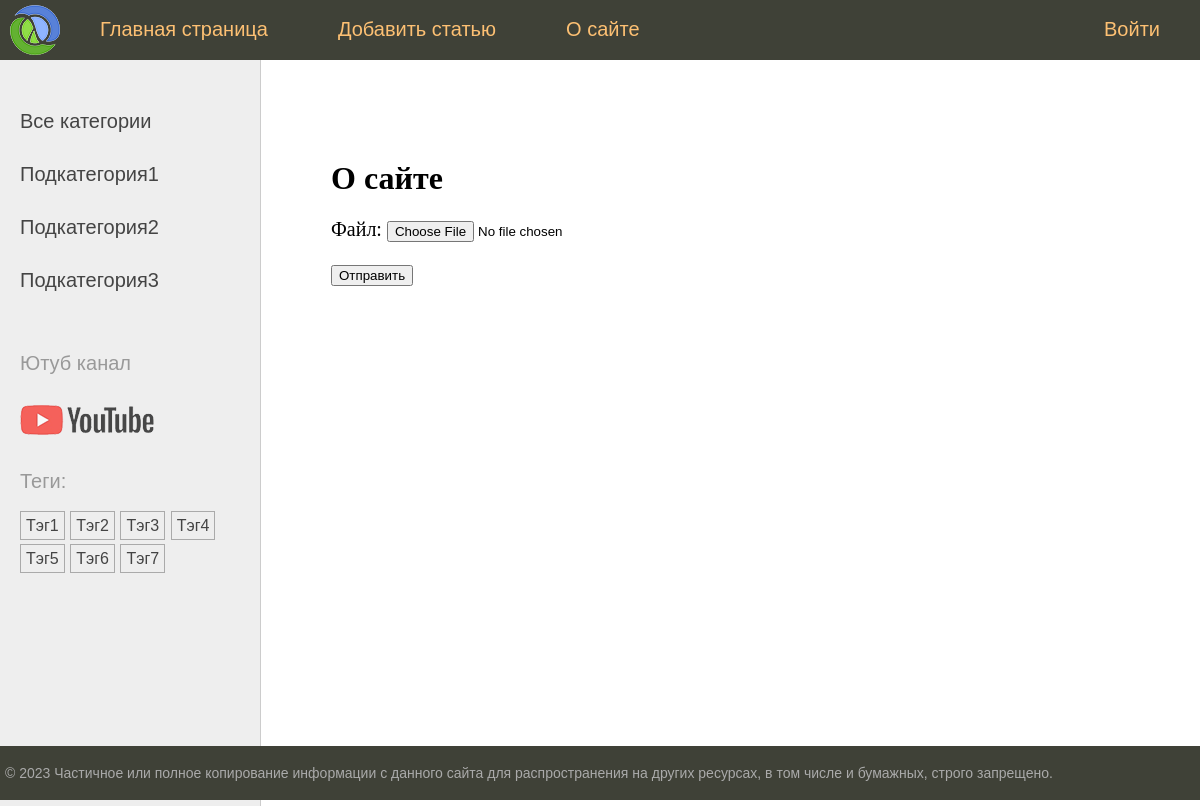
The page /about/ on the database its author committed.
### main_app/models.py (models this page shows, shortened)
class Category(models.Model):
    name = models.CharField(max_length=100, db_index=True, verbose_name='Категория')
    slug = models.SlugField(max_length=255, unique=True, db_index=True)
    class Meta:
        verbose_name = 'Категория'
        verbose_name_plural = 'Категории'
    def get_absolute_url(self):
        return reverse('category', kwargs={'cat_slug': self.slug})

class TagPost(models.Model):
    tag = models.CharField(max_length=100, db_index=True)
    slug = models.SlugField(max_length=255, unique=True, db_index=True)
    def get_absolute_url(self):
        return reverse('tag', kwargs={'tag_slug': self.slug})

### main_app/views.py (the view)
# urls.py: path('about/', views.about, name='about'),
def about(request):
    if request.method == 'POST':
        form = UploadFileForm(request.POST, request.FILES)
        if form.is_valid():
            fp = UploadFiles(file=form.cleaned_data['file'])
            fp.save()
    else:
        form = UploadFileForm()
    data = {
        'title': 'О сайте',
        'menu': menu,
        'form': form,
    }
    return render(request, 'main_app/about.html', context=data)

### main_app/forms.py
class UploadFileForm(forms.Form):
    file = forms.ImageField(label='Файл')

### main_app/templatetags/main_app_tags.py (called while the page is built)
@register.inclusion_tag('main_app/list_categories.html')
def show_categories(cat_selected=0):
    cats = Category.objects.annotate(total=Count("post")).filter(total__gt=0)
    return {'cats': cats, 'cat_selected': cat_selected}

@register.inclusion_tag('main_app/list_tags.html')
def show_all_tags():
    return {'tags': TagPost.objects.annotate(total=Count("tags")).filter(total__gt=0)}

### main_app/templates/main_app/about.html (shortened to what this page needs)
{% extends 'base.html' %}
{% block content %}
<h1>{{ title }}</h1>
<form action="" method="post" enctype="multipart/form-data">
    {{ form.as_p }}
    <p>
        <button type="submit">Отправить</button>
    </p>
</form>
{% endblock %}

### templates/base.html (shortened to what this page needs)
{% load static %}
{% load main_app_tags %}
<!DOCTYPE html>
<html>
<head>
    <link type="text/css" href="{% static 'main_app/css/styles.css' %}" rel="stylesheet"/>
</head>
<body>
<table class="table-page" border=0 cellpadding="0" cellspacing="0">
    <tr>
        <td valign=top>
            {% block mainmenu %}
            <div class="header">
                <ul id="mainmenu" class="mainmenu">
                    <li class="logo"><a href="{% url 'main' %}">
                        <div class="logo"></div>
                    </a></li>
                    {% for m in menu %}
                    {% if not forloop.last %}
                    <li>{% else %}
                    <li class="last">{% endif %}
                        <a href="{% url m.url_name %}">{{m.title}}</a></li>
                    {% endfor %}
                </ul>
            </div>
            {% endblock mainmenu %}
            <table class="table-content" border=0 cellpadding="0" cellspacing="0">
                <tr>
                    <td valign="top" class="left-chapters">
                        <ul id="leftchapters">
                            {% if cat_selected == 0 %}
                            <li class="selected">Все категории</li>
                            {% else %}
                            <li><a href="{% url 'main' %}">Все категории</a></li>
                            {% endif %}
                            {% show_categories cat_selected %}
                            <li class="share">
                                <p>Ютуб канал</p>
                                <a class="share-yt" href="https://www.youtube.com/" target="_blank" rel="nofollow"></a>
                            </li>
                            <li>
                                {% show_all_tags %}
                            </li>
                        </ul>
                    </td>
                    <td valign="top" class="content">
                        <div class="content-text">
                            {% block content %}
                            {% endblock %}
                        </div>
                    </td>
                </tr>
            </table>
        </td>
    </tr>
    <tr>
        <td valign=top>
            <div id="footer">
                <p>&copy; 2023 Частичное или полное копирование информации с данного сайта для распространения на других
                    ресурсах, в том числе и бумажных, строго запрещено.</p>
            </div>
        </td>
    </tr>
</table>
</body>
</html>

### main_app/templates/main_app/list_categories.html
{% for cat in cats %}
{% if cat.id == cat_selected %}
<li class="selected">{{cat.name}}</li>
{% else %}
<li><a href="{{ cat.get_absolute_url }}">{{cat.name}}</a></li>
{% endif %}
{% endfor %}

### main_app/templates/main_app/list_tags.html
{% if tags %}
    <p>Теги:</p>
    <ul class="tags-list">
        {% for t in tags %}
        <li><a href="{{t.get_absolute_url}}">{{t.tag}}</a></li>
        {% endfor %}
    </ul>
{% endif %}

### rows shown on the page
Category: name "Подкатегория1"
Category: name "Подкатегория2"
Category: name "Подкатегория3"
TagPost: tag "Тэг1"
TagPost: tag "Тэг2"
TagPost: tag "Тэг3"
TagPost: tag "Тэг4"
TagPost: tag "Тэг5"
TagPost: tag "Тэг6"
TagPost: tag "Тэг7"

### other values the page prints
{{ m.title }} "Главная страница" "Добавить статью" "О сайте" "Войти"
{{ title }} "О сайте"
